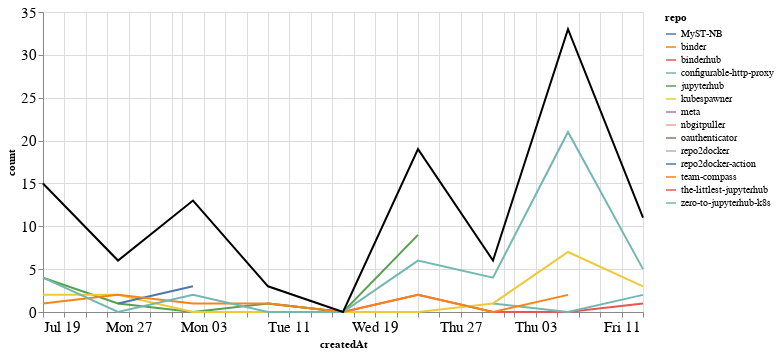

Here is the notebook cell this chart was saved with:
### Markdown cell above
## Comments

### Code cell
comments_time = comments.groupby('repo').resample('W', on='createdAt').count()['author'].reset_index()
comments_time = comments_time.rename(columns={'author': 'count'})
comments_time_total = comments_time.groupby('createdAt').agg({"count": "sum"}).reset_index()
ch1 = alt.Chart(comments_time, width=600).mark_line().encode(
    x='createdAt',
    y='count',
    color='repo',
    tooltip="repo"
)

ch2 = alt.Chart(comments_time_total, width=600).mark_line(color="black").encode(
    x='createdAt',
    y='count',
)

ch1 + ch2

### Figure 1 — Vega-Lite specification as saved in the notebook (floating-point values rounded to 4 significant figures)
{"config": {"axisLeft": {"labelFontSize": 15}, "axisBottom": {"labelFontSize": 15}}, "layer": [{"data": {"name": "data-917b0f5d4de4b34f9f1ba1d382e7d09c"}, "mark": "line", "encoding": {"color": {"type": "nominal", "field": "repo"}, "tooltip": {"type": "nominal", "field": "repo"}, "x": {"type": "temporal", "field": "createdAt"}, "y": {"type": "quantitative", "field": "count"}}, "width": 600}, {"data": {"name": "data-986ca65c598052017d68d57154962ff3"}, "mark": {"type": "line", "color": "black"}, "encoding": {"x": {"type": "temporal", "field": "createdAt"}, "y": {"type": "quantitative", "field": "count"}}, "width": 600}], "$schema": "https://vega.github.io/schema/vega-lite/v4.8.1.json", "datasets": {"data-917b0f5d4de4b34f9f1ba1d382e7d09c": [{"repo": "MyST-NB", "createdAt": "2020-08-02T00:00:00", "count": 2}, {"repo": "binder", "createdAt": "2020-07-19T00:00:00", "count": 2}, {"repo": "binderhub", "createdAt": "2020-08-09T00:00:00", "count": 1}, {"repo": "binderhub", "createdAt": "2020-08-16T00:00:00", "count": 0}, {"repo": "binderhub", "createdAt": "2020-08-23T00:00:00", "count": 2}, {"repo": "binderhub", "createdAt": "2020-08-30T00:00:00", "count": 0}, {"repo": "binderhub", "createdAt": "2020-09-06T00:00:00", "count": 0}, {"repo": "binderhub", "createdAt": "2020-09-13T00:00:00", "count": 1}, {"repo": "configurable-http-proxy", "createdAt": "2020-08-30T00:00:00", "count": 1}, {"repo": "configurable-http-proxy", "createdAt": "2020-09-06T00:00:00", "count": 0}, {"repo": "configurable-http-proxy", "createdAt": "2020-09-13T00:00:00", "count": 2}, {"repo": "jupyterhub", "createdAt": "2020-07-19T00:00:00", "count": 4}, {"repo": "jupyterhub", "createdAt": "2020-07-26T00:00:00", "count": 1}, {"repo": "jupyterhub", "createdAt": "2020-08-02T00:00:00", "count": 0}, {"repo": "jupyterhub", "createdAt": "2020-08-09T00:00:00", "count": 1}, {"repo": "jupyterhub", "createdAt": "2020-08-16T00:00:00", "count": 0}, {"repo": "jupyterhub", "createdAt": "2020-08-23T00:00:00", "count": 9}, {"repo": "kubespawner", "createdAt": "2020-07-19T00:00:00", "count": 2}, {"repo": "kubespawner", "createdAt": "2020-07-26T00:00:00", "count": 2}, {"repo": "kubespawner", "createdAt": "2020-08-02T00:00:00", "count": 0}, {"repo": "kubespawner", "createdAt": "2020-08-09T00:00:00", "count": 0}, {"repo": "kubespawner", "createdAt": "2020-08-16T00:00:00", "count": 0}, {"repo": "kubespawner", "createdAt": "2020-08-23T00:00:00", "count": 0}, {"repo": "kubespawner", "createdAt": "2020-08-30T00:00:00", "count": 1}, {"repo": "kubespawner", "createdAt": "2020-09-06T00:00:00", "count": 7}, {"repo": "kubespawner", "createdAt": "2020-09-13T00:00:00", "count": 3}, {"repo": "meta", "createdAt": "2020-07-19T00:00:00", "count": 2}, {"repo": "nbgitpuller", "createdAt": "2020-08-02T00:00:00", "count": 5}, {"repo": "oauthenticator", "createdAt": "2020-09-06T00:00:00", "count": 1}, {"repo": "repo2docker", "createdAt": "2020-09-06T00:00:00", "count": 1}, {"repo": "repo2docker-action", "createdAt": "2020-07-26T00:00:00", "count": 1}, {"repo": "repo2docker-action", "createdAt": "2020-08-02T00:00:00", "count": 3}, {"repo": "team-compass", "createdAt": "2020-07-19T00:00:00", "count": 1}, {"repo": "team-compass", "createdAt": "2020-07-26T00:00:00", "count": 2}, {"repo": "team-compass", "createdAt": "2020-08-02T00:00:00", "count": 1}, {"repo": "team-compass", "createdAt": "2020-08-09T00:00:00", "count": 1}, {"repo": "team-compass", "createdAt": "2020-08-16T00:00:00", "count": 0}, {"repo": "team-compass", "createdAt": "2020-08-23T00:00:00", "count": 2}, {"repo": "team-compass", "createdAt": "2020-08-30T00:00:00", "count": 0}, {"repo": "team-compass", "createdAt": "2020-09-06T00:00:00", "count": 2}, {"repo": "the-littlest-jupyterhub", "createdAt": "2020-09-06T00:00:00", "count": 1}, {"repo": "zero-to-jupyterhub-k8s", "createdAt": "2020-07-19T00:00:00", "count": 4}, {"repo": "zero-to-jupyterhub-k8s", "createdAt": "2020-07-26T00:00:00", "count": 0}, {"repo": "zero-to-jupyterhub-k8s", "createdAt": "2020-08-02T00:00:00", "count": 2}, {"repo": "zero-to-jupyterhub-k8s", "createdAt": "2020-08-09T00:00:00", "count": 0}, {"repo": "zero-to-jupyterhub-k8s", "createdAt": "2020-08-16T00:00:00", "count": 0}, {"repo": "zero-to-jupyterhub-k8s", "createdAt": "2020-08-23T00:00:00", "count": 6}, {"repo": "zero-to-jupyterhub-k8s", "createdAt": "2020-08-30T00:00:00", "count": 4}, {"repo": "zero-to-jupyterhub-k8s", "createdAt": "2020-09-06T00:00:00", "count": 21}, {"repo": "zero-to-jupyterhub-k8s", "createdAt": "2020-09-13T00:00:00", "count": 5}], "data-986ca65c598052017d68d57154962ff3": [{"createdAt": "2020-07-19T00:00:00", "count": 15}, {"createdAt": "2020-07-26T00:00:00", "count": 6}, {"createdAt": "2020-08-02T00:00:00", "count": 13}, {"createdAt": "2020-08-09T00:00:00", "count": 3}, {"createdAt": "2020-08-16T00:00:00", "count": 0}, {"createdAt": "2020-08-23T00:00:00", "count": 19}, {"createdAt": "2020-08-30T00:00:00", "count": 6}, {"createdAt": "2020-09-06T00:00:00", "count": 33}, {"createdAt": "2020-09-13T00:00:00", "count": 11}]}}
